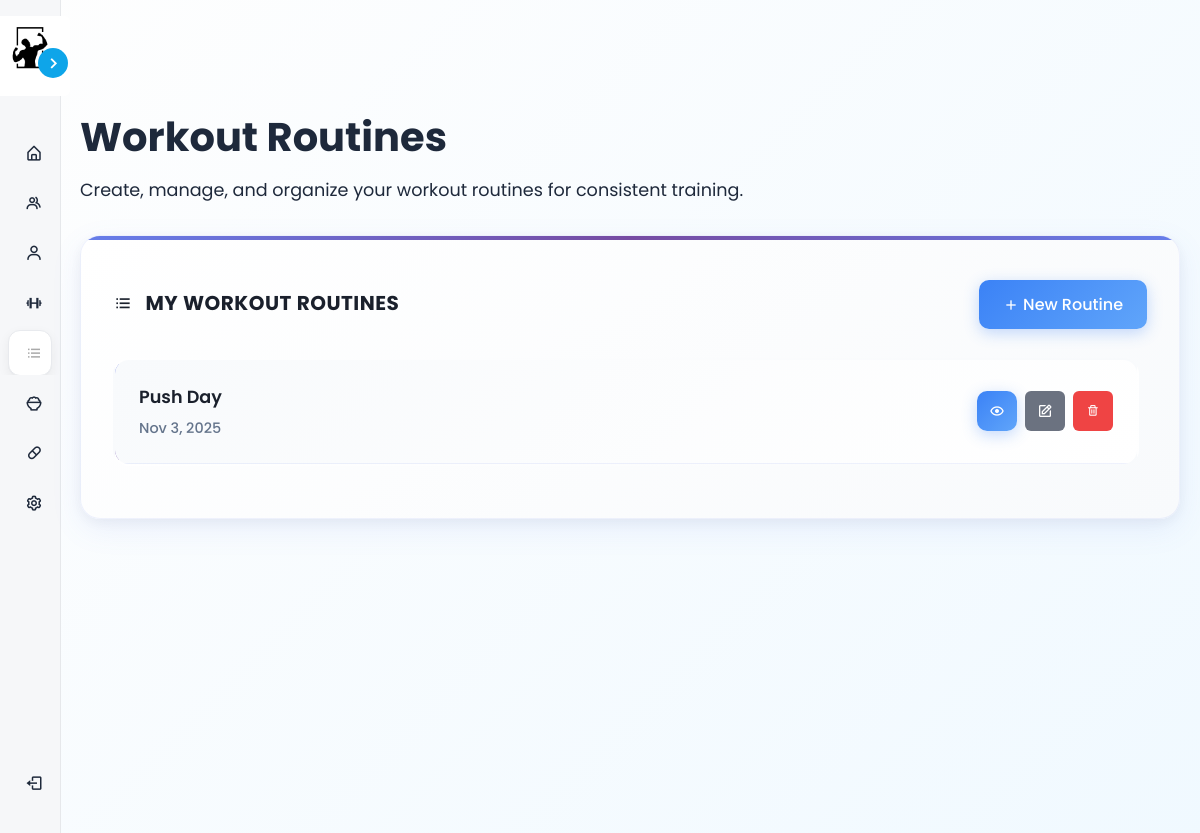
/views/member/workout_routines.php (signed in), run on an earlier commit of the app's database.
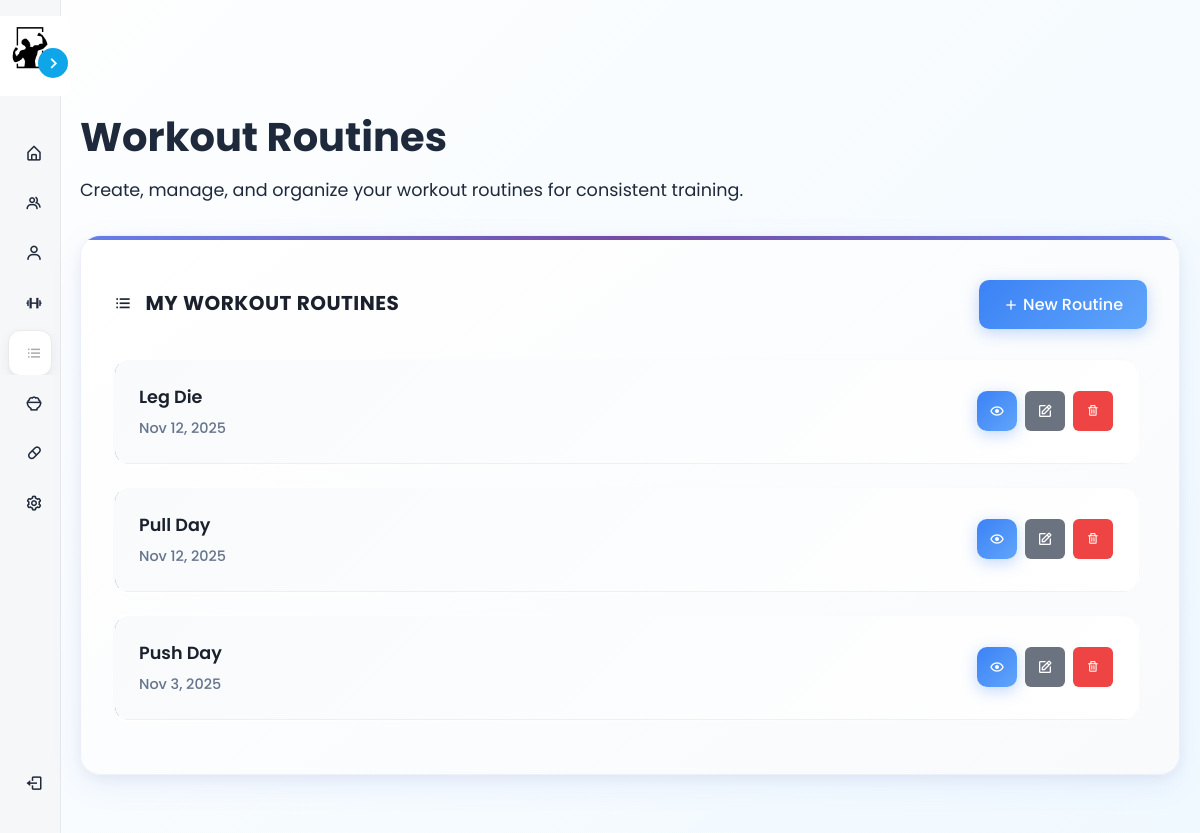
And on a later commit of the database.
### tables this page shows
CREATE TABLE `workout_routines` (
  `routine_id` int(11) NOT NULL,
  `user_id` int(11) NOT NULL,
  `routine_name` varchar(100) NOT NULL,
  `description` text DEFAULT NULL,
  `is_public` tinyint(1) NOT NULL DEFAULT 0,
  `created_at` timestamp NOT NULL DEFAULT current_timestamp()
);

### config/database.php (called while the page is built, shortened)
<?php
class Database {
    private $host = "localhost";
    private $db_name = "gymmanagement";
    private $username = "root";
    private $password = "";
    public function getConnection() {
        $this->conn = null;
        try {
            $this->conn = new PDO("mysql:host=" . $this->host . ";dbname=" . $this->db_name,
                                   $this->username, $this->password);
            $this->conn->exec("set names utf8");
        } catch(PDOException $exception) {
            echo "Connection error: " . $exception->getMessage();
        }
        return $this->conn;
    }
}
?>

### controllers/WorkoutController.php (called while the page is built, shortened)
<?php
require_once __DIR__ . '/../models/Exercise.php';
require_once __DIR__ . '/../models/WorkoutRoutine.php';
require_once __DIR__ . '/../config/database.php';
class WorkoutController {
    private $exerciseModel;
    public $routineModel;
    public function __construct() {
        $this->db = (new Database())->getConnection();
        $this->exerciseModel = new Exercise($this->db);
        $this->routineModel = new WorkoutRoutine($this->db);
    }
    public function handleRoutineManagement() {
        $user_id = $_SESSION['user_id'] ?? 0;
        return $this->getRoutineData($user_id);
    }
    private function getRoutineData($user_id) {
        $routines = $this->routineModel->getRoutinesByUser($user_id);
        $public_routines = $this->routineModel->getPublicRoutines();
        $exercises = $this->exerciseModel->getAllExercises();
        $categories = $this->exerciseModel->getExerciseCategories();
        return [
            'routines' => $routines,
            'public_routines' => $public_routines,
            'exercises' => $exercises,
            'categories' => $categories
        ];
    }
}
?>

### models/WorkoutRoutine.php (called while the page is built, shortened)
<?php
class WorkoutRoutine {
    private $conn;
    public function __construct($db) {
        $this->conn = $db;
    }
    public function getRoutinesByUser($user_id) {
        $stmt = $this->conn->prepare("
            SELECT wr.routine_id as id, wr.routine_name as name, wr.description, wr.is_public, wr.created_at,
                   COUNT(re.re_id) as exercise_count
            FROM workout_routines wr
            LEFT JOIN routine_exercises re ON wr.routine_id = re.routine_id
            WHERE wr.user_id = :user_id
            GROUP BY wr.routine_id
            ORDER BY wr.created_at DESC
        ");
        $stmt->bindParam(':user_id', $user_id, PDO::PARAM_INT);
        $stmt->execute();
        return $stmt->fetchAll(PDO::FETCH_ASSOC);
    }
    public function getPublicRoutines() {
        $stmt = $this->conn->prepare("
            SELECT wr.routine_id as id, wr.routine_name as name, wr.description, wr.created_at,
                   u.username,
                   COUNT(re.re_id) as exercise_count
            FROM workout_routines wr
            JOIN users u ON wr.user_id = u.user_id
            LEFT JOIN routine_exercises re ON wr.routine_id = re.routine_id
            WHERE wr.is_public = 1
            GROUP BY wr.routine_id
            ORDER BY wr.created_at DESC
        ");
        $stmt->execute();
        return $stmt->fetchAll(PDO::FETCH_ASSOC);
    }
}
?>

### models/Exercise.php (called while the page is built, shortened)
<?php
class Exercise {
    private $conn;
    public function __construct($db) {
        $this->conn = $db;
    }
    public function getAllExercises() {
        $stmt = $this->conn->prepare("SELECT * FROM exercises ORDER BY name ASC");
        $stmt->execute();
        return $stmt->fetchAll(PDO::FETCH_ASSOC);
    }
    public function getExerciseCategories() {
        $stmt = $this->conn->prepare("SELECT DISTINCT muscle_group FROM exercises ORDER BY muscle_group ASC");
        $stmt->execute();
        return $stmt->fetchAll(PDO::FETCH_COLUMN);
    }
}
?>

### views/member/workout_routines.php (the view, shortened to what the changed rows need)
<?php
require_once '../../controllers/WorkoutController.php';
$workoutController = new WorkoutController();
$data = $workoutController->handleRoutineManagement();
?>
<!DOCTYPE html>
<html lang="en">
<head>
    <link rel="stylesheet" href="../../assets/css/member_styles.css">
    <link rel="stylesheet" href="../../assets/css/workout_routines_styles.css">
    <link href='https://unpkg.com/boxicons@2.1.4/css/boxicons.min.css' rel='stylesheet'>
</head>
<body>
    <?php include '../components/dynamic_sidebar.php'; ?>
    <div class="main-content">
        <div class="content-wrapper">
            <div class="dashboard-header">
                <h1>Workout Routines</h1>
            </div>
            <div class="routines-container">
                <?php $role = 'member'; $routines = $data['routines'] ?? []; include __DIR__ . '/../shared/routines_section.php'; ?>
            </div>
        </div>
    </div>
</body>
</html>

### views/components/dynamic_sidebar.php (shortened to what the changed rows need)
<?php
$user_role = $_SESSION['role'] ?? 'guest';
$config_path = __DIR__ . '/../../config/sidebar_config.php';
if (file_exists($config_path)) {
    $menu_configs = include $config_path;
}
$current_config = $menu_configs[$user_role] ?? $menu_configs['guest'];
$current_page = basename($_SERVER['PHP_SELF']);
?>
<nav class="sidebar close" id="dynamicSidebar">
    <div class="menu-bar">
        <div class="menu">
            <ul class="menu-links">
                <?php
                $current_section = null;
                $section_count = 0;
                foreach ($current_config['items'] as $idx => $item) {
                    if (isset($item['type']) && $item['type'] === 'section') {
                        if ($current_section !== null) {
                            echo "</ul>\n";
                        }
                        $current_section = $item['label'];
                        $section_id = "collapsible-section-$section_count";
                        echo "<ul class='menu-collapsible' id='$section_id'>\n";
                        $section_count++;
                        continue;
                    }
                    $is_active = isset($item['active']) && $item['active'];
                    if (isset($item['url']) && basename($item['url']) === $current_page) $is_active = true;
                    if (isset($item['type']) && $item['type'] === 'dropdown') {
                        $expanded = $is_active ? ' expanded' : '';
                        echo "<li class=\"nav-link has-dropdown$expanded " . ($is_active ? 'active' : '') . "\">";
                        echo "<button class='dropdown-btn'><i class='bx " . htmlspecialchars($item['icon']) . " icon'></i><span class='text nav-text'>" . htmlspecialchars($item['text']) . "</span><i class='bx bx-chevron-down dropdown-arrow'></i></button>";
                        echo "<ul class='dropdown-container'" . ($is_active ? " style='display:block; opacity:1; transform:none;'" : "") . ">";
                        foreach ($item['submenu'] as $subitem) {
                            echo "<li><a href='" . htmlspecialchars($subitem['url']) . "'><span class='text nav-text'>" . htmlspecialchars($subitem['text']) . "</span></a></li>\n";
                        }
                        echo "</ul>";
                        echo "</li>\n";
                    } else {
                        echo "<li class=\"nav-link " . ($is_active ? 'active' : '') . "\"><a href=\"" . htmlspecialchars($item['url']) . "\" data-tooltip=\"" . htmlspecialchars($item['text']) . "\"><i class='bx " . htmlspecialchars($item['icon']) . " icon'></i><span class='text nav-text'>" . htmlspecialchars($item['text']) . "</span></a></li>\n";
                    }
                }
                if ($current_section !== null) {
                    echo "</ul>\n";
                }
                ?>
            </ul>
        </div>
    </div>
</nav>
<link rel="stylesheet" href="../../assets/css/modal_styles.css">

### views/shared/routines_section.php (shortened to what the changed rows need)
<div class="routines-section">
    <div class="routine-list">
        <?php if (!empty($routines)): ?>
            <?php foreach ($routines as $routine): ?>
                <div class="routine-item">
                    <div class="routine-header">
                        <div class="routine-info">
                            <h4><?= htmlspecialchars($routine['name']) ?></h4>
                            <p>
                                <?= date('M j, Y', strtotime($routine['created_at'])) ?>
                            </p>
                        </div>
                        <div class="routine-actions">
                            <button class="btn btn-sm btn-primary" style="width:40px;height:40px;display:flex;align-items:center;justify-content:center;padding:0;" onclick="viewRoutine(<?= (int)$routine['id'] ?>)">
                                <i class='bx bx-show'></i>
                            </button>
                            <button class="btn btn-sm btn-secondary" style="width:40px;height:40px;display:flex;align-items:center;justify-content:center;padding:0;" onclick="editRoutine(<?= (int)$routine['id'] ?>)">
                                <i class='bx bx-edit'></i>
                            </button>
                            <button class="btn btn-sm btn-danger" style="width:40px;height:40px;display:flex;align-items:center;justify-content:center;padding:0;" onclick="deleteRoutine(<?= (int)$routine['id'] ?>)">
                                <i class='bx bx-trash'></i>
                            </button>
                        </div>
                    </div>
                </div>
            <?php endforeach; ?>
        <?php endif; ?>
    </div>
</div>

What changed in the data, as far as the page shows it:
added workout_routines: routine_name "Leg Die", created_at "Nov 12, 2025"
added workout_routines: routine_name "Pull Day", created_at "Nov 12, 2025"
